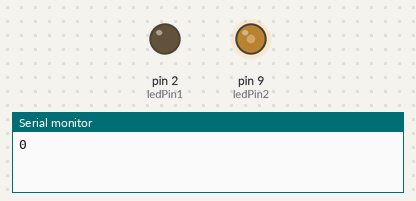
A sketch run on a simulated Arduino Uno, built with avr-gcc and run on an emulated ATmega328P. Shown: output pins drawn as LEDs (lit = HIGH), the last lines printed to the serial monitor.

Above: at 0.05 s.
At 2.75 s:
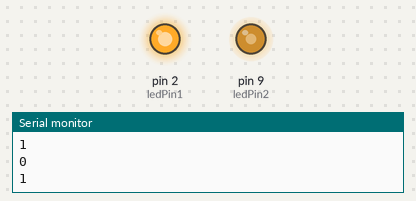
At 4.9 s:
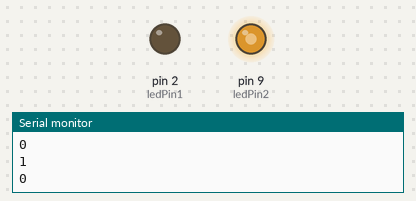
At 9.75 s:
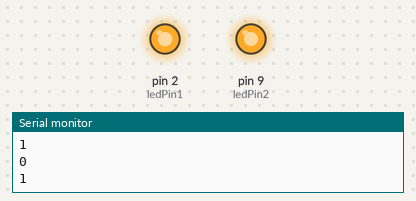
Timing chart, 0 to 12.7 s (numbered marks = the images above):
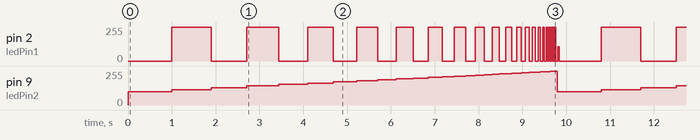

Measured:
- by itself, pin 2 (ledPin1): moves between 0/255 and 255/255, repeating every 9.8 s
- by itself, pin 9 (ledPin2): ramps from 100/255 to 255/255 and jumps back, once every 9.8 s

The sketch:

C_arduino3.ino
```cpp
int i;
int t;
int ledPin1 = 2;
int ledPin2 = 9;

// this runs when you give power to the arduino
void setup()
{
  pinMode(ledPin1, OUTPUT);
  pinMode(ledPin2, OUTPUT);
  Serial.begin(9600); // starts the serial print system

  t = 1000;
}

// this happens over and over and over again
void loop()
{
  Serial.println(i);

  digitalWrite(ledPin1, i);
  int brightness = map(t, 0, 1000, 255, 100);
  analogWrite(ledPin2, brightness);
  i = 1 - i; // increment i
  delay(t); // delay

  t = t*0.9;
  if(t<1) t = 1000;

}
```
